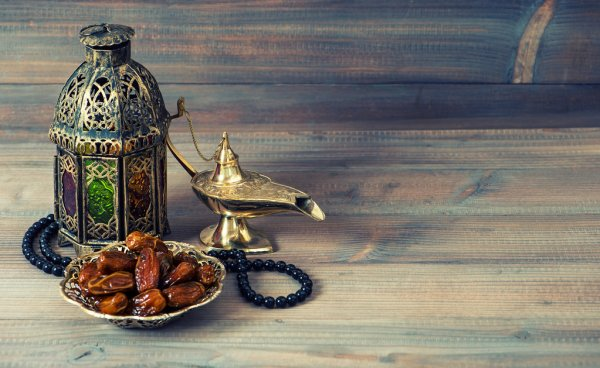
#> input picture image_temp.jpg, 600 x 368 px
$ python main.py
#> lines starting #> are read from the running program, lines starting #| are printed output that depends on the picture
from PIL import Image, ImageFont, ImageDraw

newphoto="yangifoto"

def editor():
    my_image = Image.open("image_temp.jpg")
#> my_image is the input picture: PIL image 600x368 RGB; mean R, G, B 121.8, 117.1, 108.8
    title_font = ImageFont.truetype('Mulish_wght.ttf', 50)
    title_text = "Hello my photo editor"
    image_editable = ImageDraw.Draw(my_image)
    image_editable.text((15,15), title_text, (237, 230, 211), font=title_font)
    my_image.save(f'{newphoto}.jpg')
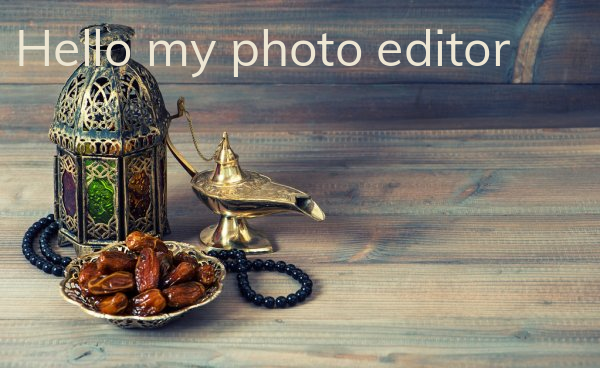
#> saved as yangifoto.jpg: PIL image 600x368 RGB; mean R, G, B 124.5, 119.6, 110.9

def main():
   editor()

main()
